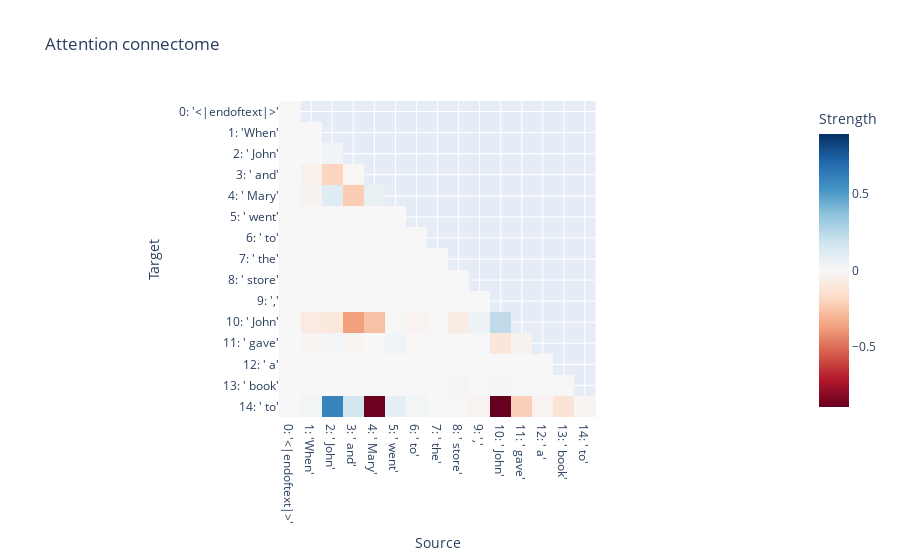

Source (notebook cell):
### Code cell
threshold = 0.1
prompt = "When John and Mary went to the store, John gave a book to"
c = d.connectom(model, prompt,
          d.logit_diff_metric(model, ' Mary', ' John'),
          d.ZeroPattern(),
          strategy=d.BacktrackingStrategy(threshold),
          # strategy=d.BisectStrategy(threshold),
          # strategy=explore_all_pairs,
)
# sankey_diagram_of_connectome(model, prompt, c, threshold=threshold);
d.plot_attn_connectome(model, prompt, c).show()
graph = d.plot_graphviz_connectome(model, prompt, c, threshold=threshold).pipe('svg').decode('utf-8')
SVG(graph)

### Figure 1 — Plotly figure (JSON) as saved in the notebook; plotly's stock layout.template omitted (floating-point values rounded to 4 significant figures; data arrays with more than 128 entries replaced by an {"elided": "..."} marker saying what was removed)
{"data": [{"coloraxis": "coloraxis", "name": "0", "x": ["0: '<|endoftext|>'", "1: 'When'", "2: ' John'", "3: ' and'", "4: ' Mary'", "5: ' went'", "6: ' to'", "7: ' the'", "8: ' store'", "9: ','", "10: ' John'", "11: ' gave'", "12: ' a'", "13: ' book'", "14: ' to'"], "y": ["0: '<|endoftext|>'", "1: 'When'", "2: ' John'", "3: ' and'", "4: ' Mary'", "5: ' went'", "6: ' to'", "7: ' the'", "8: ' store'", "9: ','", "10: ' John'", "11: ' gave'", "12: ' a'", "13: ' book'", "14: ' to'"], "z": {"elided": "15x15 float values"}, "type": "heatmap", "xaxis": "x", "yaxis": "y", "hovertemplate": "Source: %{x}<br>Target: %{y}<br>Strength: %{z}<extra></extra>"}], "layout": {"xaxis": {"anchor": "y", "domain": [0.0, 1.0], "scaleanchor": "y", "constrain": "domain", "title": {"text": "Source"}}, "yaxis": {"anchor": "x", "domain": [0.0, 1.0], "autorange": "reversed", "constrain": "domain", "title": {"text": "Target"}}, "coloraxis": {"colorbar": {"title": {"text": "Strength"}}, "colorscale": [[0.0, "rgb(103,0,31)"], [0.1, "rgb(178,24,43)"], [0.2, "rgb(214,96,77)"], [0.3, "rgb(244,165,130)"], [0.4, "rgb(253,219,199)"], [0.5, "rgb(247,247,247)"], [0.6, "rgb(209,229,240)"], [0.7, "rgb(146,197,222)"], [0.8, "rgb(67,147,195)"], [0.9, "rgb(33,102,172)"], [1.0, "rgb(5,48,97)"]], "cmid": 0}, "title": {"text": "Attention connectome"}}}
